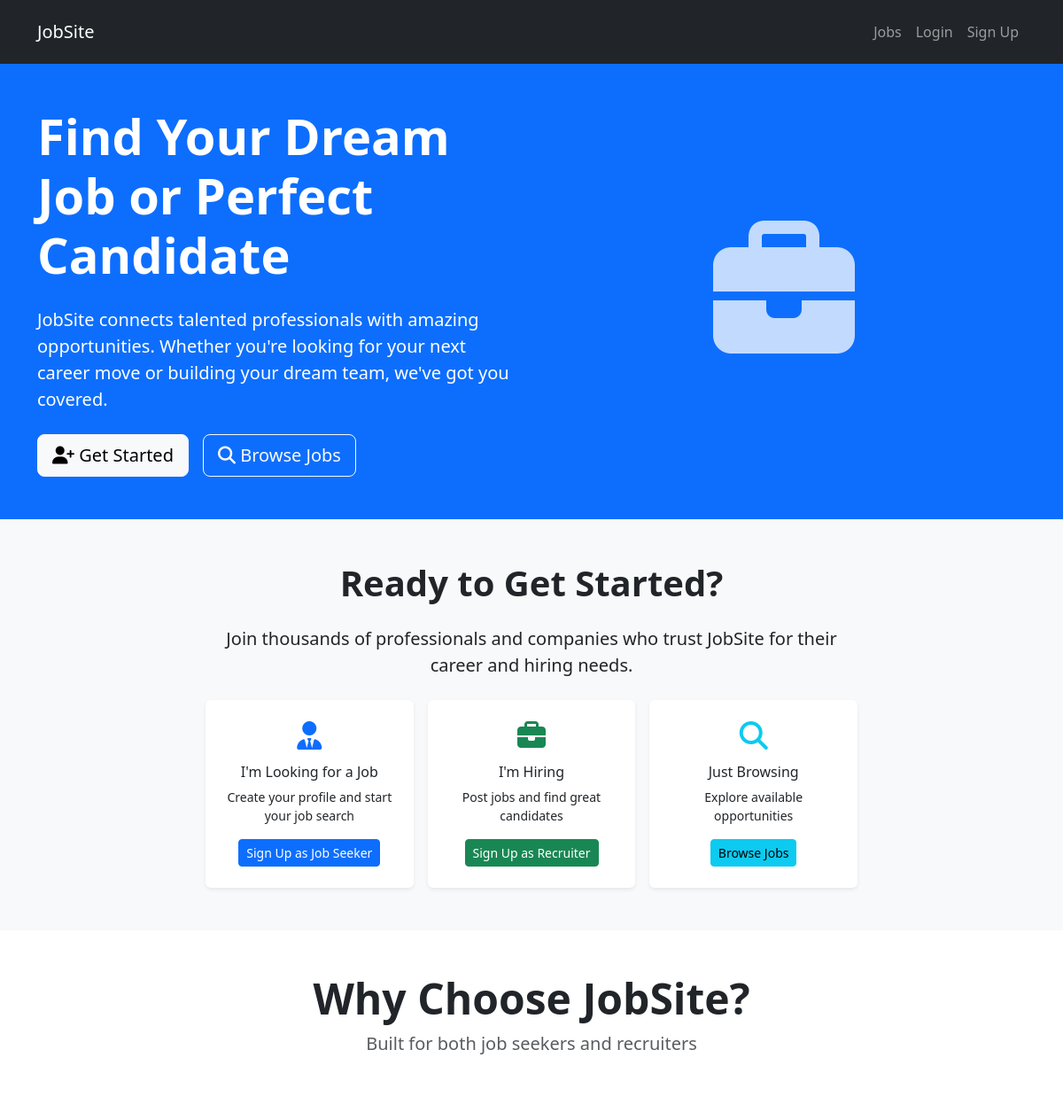
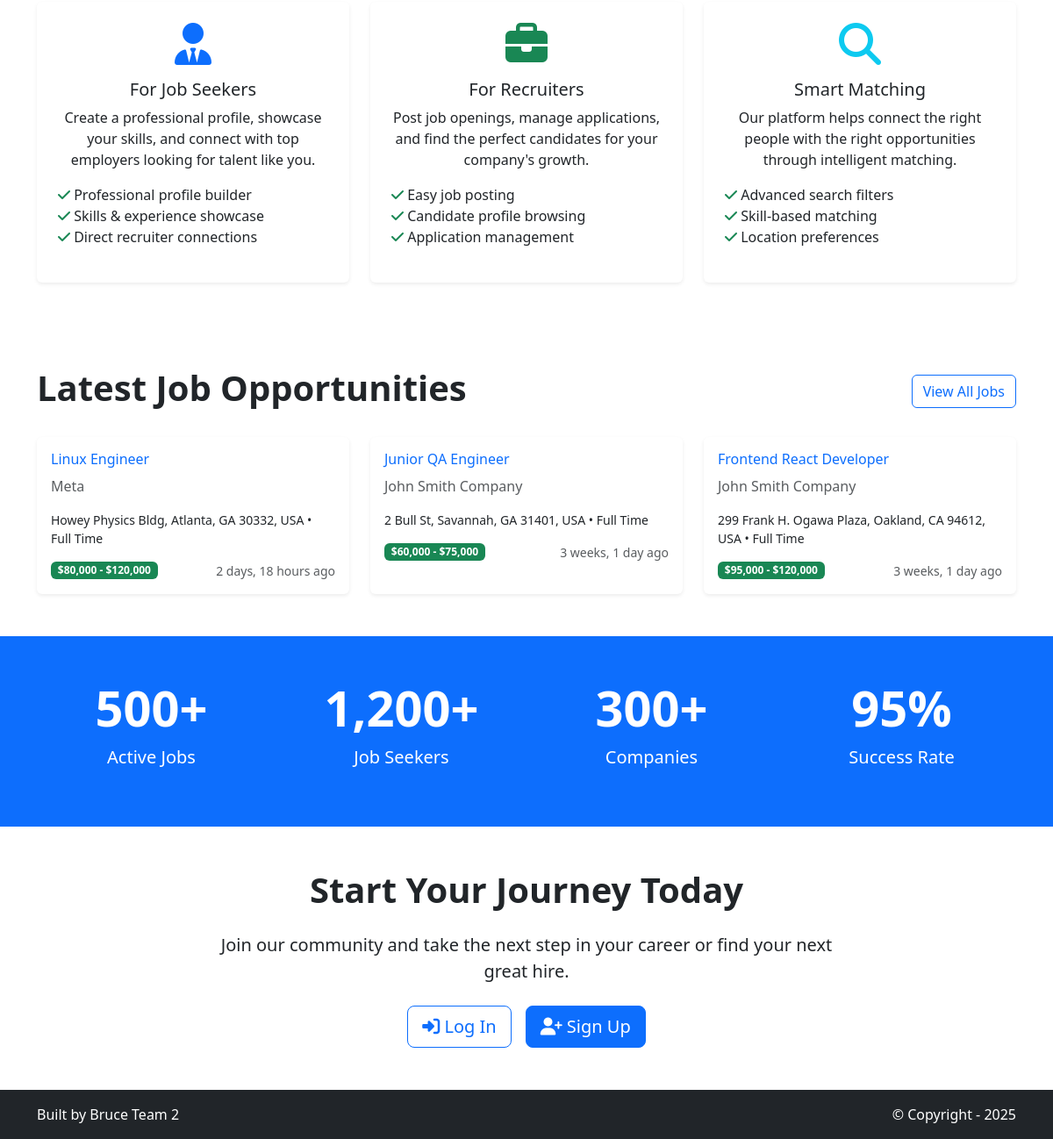
The page / on the database its author committed (2 pictures, top to bottom).
### jobs/models.py (models this page shows, shortened)
class Job(models.Model):
    JOB_TYPES = [
        ('full-time', 'Full Time'),
        ('part-time', 'Part Time'),
        ('contract', 'Contract'),
        ('internship', 'Internship'),
        ('freelance', 'Freelance'),
    ]
    EXPERIENCE_LEVELS = [
        ('entry', 'Entry Level'),
        ('mid', 'Mid Level'),
        ('senior', 'Senior Level'),
        ('executive', 'Executive'),
    ]
    WORK_TYPES = [
        ('remote', 'Remote'),
        ('onsite', 'On-site'),
        ('hybrid', 'Hybrid'),
    ]
    title = models.CharField(max_length=200)
    company = models.CharField(max_length=200)
    location = models.CharField(max_length=200)
    job_type = models.CharField(max_length=20, choices=JOB_TYPES, default='full-time')
    experience_level = models.CharField(max_length=20, choices=EXPERIENCE_LEVELS, default='entry')
    work_type = models.CharField(max_length=20, choices=WORK_TYPES, default='onsite')
    skills = models.TextField(blank=True, help_text="Comma-separated list of required skills")
    salary_min = models.DecimalField(max_digits=10, decimal_places=2, null=True, blank=True)
    salary_max = models.DecimalField(max_digits=10, decimal_places=2, null=True, blank=True)
    visa_sponsorship = models.BooleanField(default=False, help_text="Does this position offer visa sponsorship?")
    description = models.TextField()
    requirements = models.TextField()
    benefits = models.TextField(blank=True)
    posted_by = models.ForeignKey(User, on_delete=models.CASCADE, related_name='posted_jobs')
    created_at = models.DateTimeField(default=timezone.now)
    updated_at = models.DateTimeField(auto_now=True)
    is_active = models.BooleanField(default=True)
    application_deadline = models.DateField(null=True, blank=True)
    class Meta:
        ordering = ['-created_at']
    @property
    def salary_range(self):
        if self.salary_min and self.salary_max:
            return f"${self.salary_min:,.0f} - ${self.salary_max:,.0f}"
        elif self.salary_min:
            return f"${self.salary_min:,.0f}+"
        elif self.salary_max:
            return f"Up to ${self.salary_max:,.0f}"
        else:
            return "Salary not specified"

### home/views.py (the view)
# urls.py: path('', views.index, name='home.index'),
def index(request):
    if request.user.is_authenticated:
        return redirect('home.dashboard')
    try:
        recent_jobs = Job.objects.filter(is_active=True).order_by('-created_at')[:3]
    except:
        recent_jobs = []
    template_data = {
        'title': 'JobSite - Find Your Dream Job or Perfect Candidate',
        'recent_jobs': recent_jobs,
    }
    return render(request, 'home/index.html', {'template_data': template_data})

### home/templates/home/index.html (shortened to what this page needs)
{% extends 'base.html' %}
{% block content %}
<div class="hero-section bg-primary text-white py-5">
  <div class="container">
    <div class="row align-items-center">
      <div class="col-lg-6">
        <h1 class="display-4 fw-bold mb-4">Find Your Dream Job or Perfect Candidate</h1>
        <p class="lead mb-4">JobSite connects talented professionals with amazing opportunities. Whether you're looking for your next career move or building your dream team, we've got you covered.</p>
        <div class="d-flex gap-3">
          <a href="#get-started" class="btn btn-light btn-lg" onclick="document.getElementById('get-started').scrollIntoView({behavior: 'smooth'}); return false;">
            <i class="fas fa-user-plus"></i> Get Started
          </a>
          <a href="{% url 'jobs.list' %}" class="btn btn-outline-light btn-lg">
            <i class="fas fa-search"></i> Browse Jobs
          </a>
        </div>
      </div>
      <div class="col-lg-6 text-center">
        <i class="fas fa-briefcase fa-10x opacity-75"></i>
      </div>
    </div>
  </div>
</div>
<div id="get-started" class="bg-light py-5">
  <div class="container">
    <div class="row">
      <div class="col-lg-8 mx-auto text-center">
        <h2 class="display-6 fw-bold mb-4">Ready to Get Started?</h2>
        <p class="lead mb-4">Join thousands of professionals and companies who trust JobSite for their career and hiring needs.</p>
        <div class="row g-3 justify-content-center">
          <div class="col-md-4">
            <div class="card border-0 shadow-sm h-100">
              <div class="card-body text-center p-4">
                <i class="fas fa-user-tie fa-2x text-primary mb-3"></i>
                <h6 class="card-title">I'm Looking for a Job</h6>
                <p class="card-text small">Create your profile and start your job search</p>
                <a href="{% url 'accounts.job_seeker_signup' %}" class="btn btn-primary btn-sm">Sign Up as Job Seeker</a>
              </div>
            </div>
          </div>
          <div class="col-md-4">
            <div class="card border-0 shadow-sm h-100">
              <div class="card-body text-center p-4">
                <i class="fas fa-briefcase fa-2x text-success mb-3"></i>
                <h6 class="card-title">I'm Hiring</h6>
                <p class="card-text small">Post jobs and find great candidates</p>
                <a href="{% url 'accounts.recruiter_signup' %}" class="btn btn-success btn-sm">Sign Up as Recruiter</a>
              </div>
            </div>
          </div>
          <div class="col-md-4">
            <div class="card border-0 shadow-sm h-100">
              <div class="card-body text-center p-4">
                <i class="fas fa-search fa-2x text-info mb-3"></i>
                <h6 class="card-title">Just Browsing</h6>
                <p class="card-text small">Explore available opportunities</p>
                <a href="{% url 'jobs.list' %}" class="btn btn-info btn-sm">Browse Jobs</a>
              </div>
            </div>
          </div>
        </div>
      </div>
    </div>
  </div>
</div>
<div class="py-5">
  <div class="container">
    <div class="row text-center mb-5">
      <div class="col-12">
        <h2 class="display-5 fw-bold">Why Choose JobSite?</h2>
        <p class="lead text-muted">Built for both job seekers and recruiters</p>
      </div>
    </div>
    <div class="row g-4">
      <div class="col-md-4">
        <div class="card h-100 border-0 shadow-sm">
          <div class="card-body text-center p-4">
            <div class="mb-3">
              <i class="fas fa-user-tie fa-3x text-primary"></i>
            </div>
            <h5 class="card-title">For Job Seekers</h5>
            <p class="card-text">Create a professional profile, showcase your skills, and connect with top employers looking for talent like you.</p>
            <ul class="list-unstyled text-start">
              <li><i class="fas fa-check text-success"></i> Professional profile builder</li>
              <li><i class="fas fa-check text-success"></i> Skills & experience showcase</li>
              <li><i class="fas fa-check text-success"></i> Direct recruiter connections</li>
            </ul>
          </div>
        </div>
      </div>
      <div class="col-md-4">
        <div class="card h-100 border-0 shadow-sm">
          <div class="card-body text-center p-4">
            <div class="mb-3">
              <i class="fas fa-briefcase fa-3x text-success"></i>
            </div>
            <h5 class="card-title">For Recruiters</h5>
            <p class="card-text">Post job openings, manage applications, and find the perfect candidates for your company's growth.</p>
            <ul class="list-unstyled text-start">
              <li><i class="fas fa-check text-success"></i> Easy job posting</li>
              <li><i class="fas fa-check text-success"></i> Candidate profile browsing</li>
              <li><i class="fas fa-check text-success"></i> Application management</li>
            </ul>
          </div>
        </div>
      </div>
      <div class="col-md-4">
        <div class="card h-100 border-0 shadow-sm">
          <div class="card-body text-center p-4">
            <div class="mb-3">
              <i class="fas fa-search fa-3x text-info"></i>
            </div>
            <h5 class="card-title">Smart Matching</h5>
            <p class="card-text">Our platform helps connect the right people with the right opportunities through intelligent matching.</p>
            <ul class="list-unstyled text-start">
              <li><i class="fas fa-check text-success"></i> Advanced search filters</li>
              <li><i class="fas fa-check text-success"></i> Skill-based matching</li>
              <li><i class="fas fa-check text-success"></i> Location preferences</li>
            </ul>
          </div>
        </div>
      </div>
    </div>
  </div>
</div>
<div class="py-5">
  <div class="container">
    <div class="row">
      <div class="col-12">
        <div class="d-flex justify-content-between align-items-center mb-4">
          <h2 class="display-6 fw-bold">Latest Job Opportunities</h2>
          <a href="{% url 'jobs.list' %}" class="btn btn-outline-primary">View All Jobs</a>
        </div>
        <div class="row g-4">
          {% if template_data.recent_jobs %}
            {% for job in template_data.recent_jobs %}
            <div class="col-md-6 col-lg-4">
              <div class="card h-100 border-0 shadow-sm">
                <div class="card-body">
                  <h6 class="card-title text-primary">
                    <a href="{% url 'jobs.detail' job.id %}" class="text-decoration-none">{{ job.title }}</a>
                  </h6>
                  <p class="card-text text-muted">{{ job.company }}</p>
                  <p class="card-text small">{{ job.location }} • {{ job.get_job_type_display }}</p>
                  <div class="d-flex justify-content-between align-items-center">
                    <span class="badge bg-success">{{ job.salary_range }}</span>
                    <small class="text-muted">{{ job.created_at|timesince }} ago</small>
                  </div>
                </div>
              </div>
            </div>
            {% endfor %}
          {% endif %}
        </div>
      </div>
    </div>
  </div>
</div>
<div class="bg-primary text-white py-5">
  <div class="container">
    <div class="row text-center">
      <div class="col-md-3">
        <h3 class="display-4 fw-bold">500+</h3>
        <p class="lead">Active Jobs</p>
      </div>
      <div class="col-md-3">
        <h3 class="display-4 fw-bold">1,200+</h3>
        <p class="lead">Job Seekers</p>
      </div>
      <div class="col-md-3">
        <h3 class="display-4 fw-bold">300+</h3>
        <p class="lead">Companies</p>
      </div>
      <div class="col-md-3">
        <h3 class="display-4 fw-bold">95%</h3>
        <p class="lead">Success Rate</p>
      </div>
    </div>
  </div>
</div>
<div class="py-5">
  <div class="container">
    <div class="row">
      <div class="col-lg-8 mx-auto text-center">
        <h2 class="display-6 fw-bold mb-4">Start Your Journey Today</h2>
        <p class="lead mb-4">Join our community and take the next step in your career or find your next great hire.</p>
        <div class="d-flex gap-3 justify-content-center">
          {% if not user.is_authenticated %}
          <a href="{% url 'accounts.login' %}" class="btn btn-outline-primary btn-lg">
            <i class="fas fa-sign-in-alt"></i> Log In
          </a>
          <a href="{% url 'accounts.signup' %}" class="btn btn-primary btn-lg">
            <i class="fas fa-user-plus"></i> Sign Up
          </a>
          {% endif %}
        </div>
      </div>
    </div>
  </div>
</div>
{% endblock content %}

### rows shown on the page
Job: title "Linux Engineer", company "Meta", location "Howey Physics Bldg, Atlanta, GA 30332, USA", job_type "Full Time", salary_range "$80,000 - $120,000", created_at "2 days, 18 hours"
Job: title "Junior QA Engineer", company "John Smith Company", location "2 Bull St, Savannah, GA 31401, USA", job_type "Full Time", salary_range "$60,000 - $75,000", created_at "3 weeks, 1 day"
Job: title "Frontend React Developer", company "John Smith Company", location "299 Frank H. Ogawa Plaza, Oakland, CA 94612, USA", job_type "Full Time", salary_range "$95,000 - $120,000", created_at "3 weeks, 1 day"
